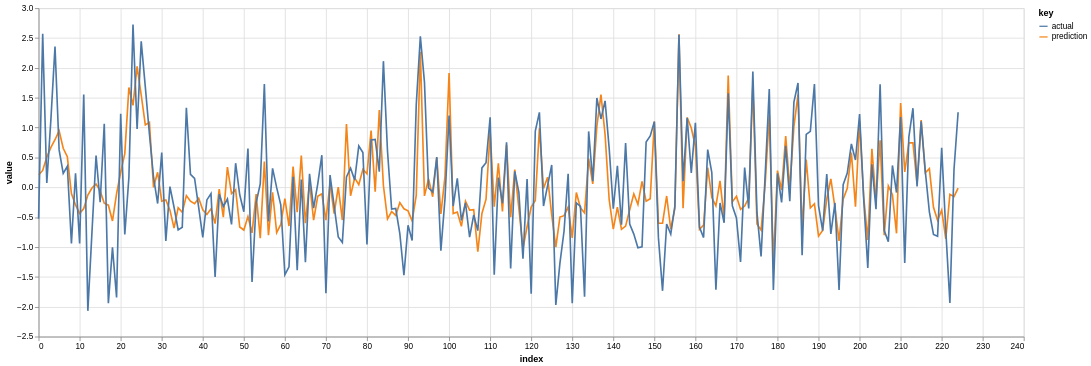

This figure's notebook cell:
### Markdown cell above
The 2nd element in the `Dataset` is encoded in the latent space, a prediction is made, and the latter compared against the real thing.

### Code cell
trapallada.analysis.predict_and_plot(model, ds, 2)

### Figure 1 — Vega-Lite specification as saved in the notebook (floating-point values rounded to 4 significant figures; data arrays with more than 128 entries replaced by an {"elided": "..."} marker saying what was removed)
{"config": {"view": {"continuousWidth": 300, "continuousHeight": 300}}, "data": {"name": "data-0bd0b2e04d66bcad9c3ffa3f40878f55"}, "mark": {"type": "line"}, "encoding": {"color": {"field": "key", "type": "nominal"}, "x": {"field": "index", "type": "quantitative"}, "y": {"field": "value", "type": "quantitative"}}, "height": 400, "transform": [{"fold": ["prediction", "actual"]}], "width": 1200, "$schema": "https://vega.github.io/schema/vega-lite/v5.20.1.json", "datasets": {"data-0bd0b2e04d66bcad9c3ffa3f40878f55": {"elided": "225 records"}}}
